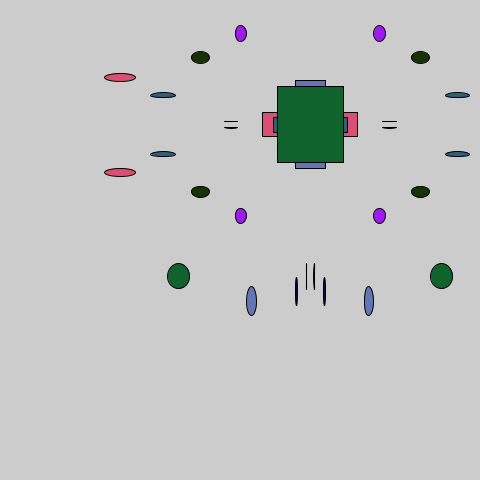
Frame 1 (no input)
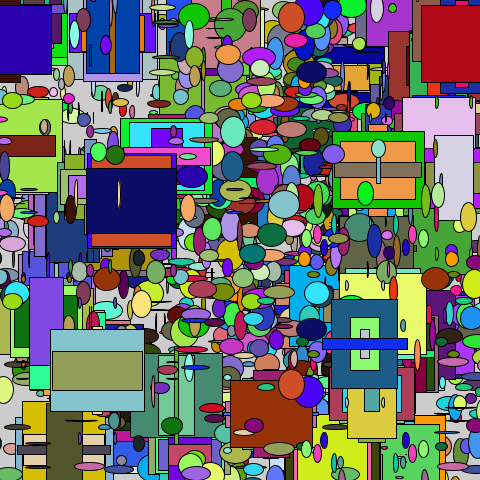
Frame 60 (the mouse pressed at the canvas centre just before this capture)
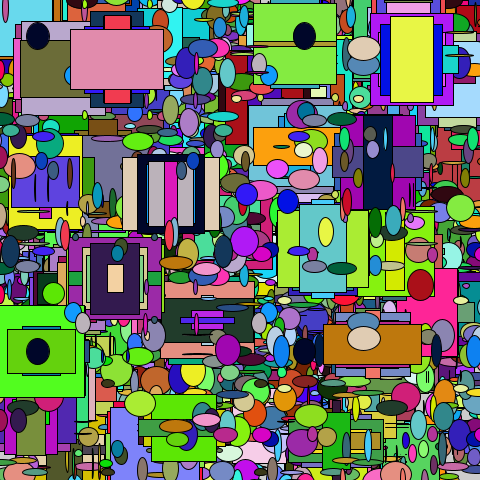
Frame 120 (the mouse held since frame 60 and released just before this capture)

The Processing sketch that drew these frames (run headless with seeded random() and noise(); from frame 60 on, the mouse is pressed at the canvas centre):

// Processing sketch: processing_65563
// ── processing_65563.pde

color c = color(0);
float x = 0;
float y = 100;
float speed = 1;
float count = 0;
float x2 = 0;
float y2 = 0;
void setup() {
  size(480, 480);
}


void draw() {
  move();
  display();
}

void move() {
  x = random(0,480);
  y = random(0,480);
  }


void display() {

  while (count<10) {  
   x2 = random(0,100) ; 
   y2 = random(0,100);
    fill(random(0,255),random(0,255),random(0,255));
    rectMode(CENTER);
    rect(x, y,x2 ,y2);
    ellipse(x+x2*2,y+y2*2,x2/3,y2/3);
    ellipse(x+x2*2,y-y2*2,x2/3,y2/3);
    ellipse(x-x2*2,y+y2*2,x2/3,y2/3);
    ellipse(x-x2*2,y-y2*2,x2/3,y2/3);
    count++;
  }
  count = 0;
}
